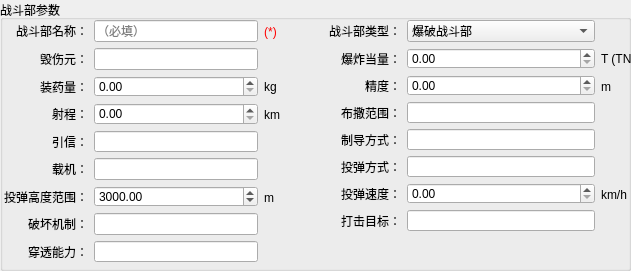
  <widget class="QGroupBox" name="gb_warhead">
   <property name="geometry">
    <rect>
     <x>10</x>
     <y>320</y>
     <width>631</width>
     <height>271</height>
    </rect>
   </property>
   <property name="title">
    <string>战斗部参数</string>
   </property>
   <widget class="QWidget" name="layoutWidget">
    <property name="geometry">
     <rect>
      <x>4</x>
      <y>20</y>
      <width>291</width>
      <height>242</height>
     </rect>
    </property>
    <layout class="QGridLayout" name="gridLayout_6">
     <item row="0" column="0">
      <widget class="QLabel" name="lbl_warhead_name">
       <property name="text">
        <string>战斗部名称：</string>
       </property>
       <property name="alignment">
        <set>Qt::AlignRight|Qt::AlignTrailing|Qt::AlignVCenter</set>
       </property>
      </widget>
     </item>
     <item row="0" column="1">
      <widget class="QLineEdit" name="ed_warhead_name">
       <property name="placeholderText">
        <string>（必填）</string>
       </property>
      </widget>
     </item>
     <item row="0" column="2">
      <widget class="QLabel" name="label_37">
       <property name="minimumSize">
        <size>
         <width>13</width>
         <height>23</height>
        </size>
       </property>
       <property name="maximumSize">
        <size>
         <width>13</width>
         <height>23</height>
        </size>
       </property>
       <property name="styleSheet">
        <string notr="true">color:rgba(255, 0, 0, 255)</string>
       </property>
       <property name="text">
        <string>(*)</string>
       </property>
       <property name="alignment">
        <set>Qt::AlignCenter</set>
       </property>
      </widget>
     </item>
     <item row="1" column="0">
      <widget class="QLabel" name="lbl_destroy_el">
       <property name="text">
        <string>毁伤元：</string>
       </property>
       <property name="alignment">
        <set>Qt::AlignRight|Qt::AlignTrailing|Qt::AlignVCenter</set>
       </property>
      </widget>
     </item>
     <item row="1" column="1">
      <widget class="QLineEdit" name="ed_destroy_el"/>
     </item>
     <item row="2" column="0">
      <widget class="QLabel" name="lbl_exp_payload">
       <property name="text">
        <string>装药量：</string>
       </property>
       <property name="alignment">
        <set>Qt::AlignRight|Qt::AlignTrailing|Qt::AlignVCenter</set>
       </property>
      </widget>
     </item>
     <item row="2" column="2">
      <widget class="QLabel" name="label_34">
       <property name="sizePolicy">
        <sizepolicy hsizetype="Minimum" vsizetype="Preferred">
         <horstretch>0</horstretch>
         <verstretch>0</verstretch>
        </sizepolicy>
       </property>
       <property name="minimumSize">
        <size>
         <width>25</width>
         <height>23</height>
        </size>
       </property>
       <property name="maximumSize">
        <size>
         <width>31</width>
         <height>23</height>
        </size>
       </property>
       <property name="styleSheet">
        <string notr="true"/>
       </property>
       <property name="text">
        <string>&lt;html&gt;&lt;head/&gt;&lt;body&gt;&lt;p&gt;kg&lt;/p&gt;&lt;/body&gt;&lt;/html&gt;</string>
       </property>
       <property name="alignment">
        <set>Qt::AlignLeading|Qt::AlignLeft|Qt::AlignVCenter</set>
       </property>
      </widget>
     </item>
     <item row="3" column="0">
      <widget class="QLabel" name="lbl_range">
       <property name="text">
        <string>射程：</string>
       </property>
       <property name="alignment">
        <set>Qt::AlignRight|Qt::AlignTrailing|Qt::AlignVCenter</set>
       </property>
      </widget>
     </item>
     <item row="3" column="2">
      <widget class="QLabel" name="label_9">
       <property name="minimumSize">
        <size>
         <width>31</width>
         <height>23</height>
        </size>
       </property>
       <property name="maximumSize">
        <size>
         <width>31</width>
         <height>23</height>
        </size>
       </property>
       <property name="styleSheet">
        <string notr="true"/>
       </property>
       <property name="text">
        <string>km</string>
       </property>
       <property name="alignment">
        <set>Qt::AlignLeading|Qt::AlignLeft|Qt::AlignVCenter</set>
       </property>
      </widget>
     </item>
     <item row="4" column="0">
      <widget class="QLabel" name="lbl_fuze">
       <property name="text">
        <string>引信：</string>
       </property>
       <property name="alignment">
        <set>Qt::AlignRight|Qt::AlignTrailing|Qt::AlignVCenter</set>
       </property>
      </widget>
     </item>
     <item row="4" column="1">
      <widget class="QLineEdit" name="ed_fuze"/>
     </item>
     <item row="5" column="0">
      <widget class="QLabel" name="lbl_carrier">
       <property name="text">
        <string>载机：</string>
       </property>
       <property name="alignment">
        <set>Qt::AlignRight|Qt::AlignTrailing|Qt::AlignVCenter</set>
       </property>
      </widget>
     </item>
     <item row="5" column="1">
      <widget class="QLineEdit" name="ed_carrier"/>
     </item>
     <item row="6" column="0">
      <widget class="QLabel" name="lbl_drop_h">
       <property name="text">
        <string>投弹高度范围：</string>
       </property>
       <property name="alignment">
        <set>Qt::AlignRight|Qt::AlignTrailing|Qt::AlignVCenter</set>
       </property>
      </widget>
     </item>
     <item row="6" column="2">
      <widget class="QLabel" name="label_11">
       <property name="minimumSize">
        <size>
         <width>31</width>
         <height>23</height>
        </size>
       </property>
       <property name="maximumSize">
        <size>
         <width>31</width>
         <height>23</height>
        </size>
       </property>
       <property name="styleSheet">
        <string notr="true"/>
       </property>
       <property name="text">
        <string>m</string>
       </property>
       <property name="alignment">
        <set>Qt::AlignLeading|Qt::AlignLeft|Qt::AlignVCenter</set>
       </property>
      </widget>
     </item>
     <item row="7" column="0">
      <widget class="QLabel" name="lbl_destroy_mec">
       <property name="text">
        <string>破坏机制：</string>
       </property>
       <property name="alignment">
        <set>Qt::AlignRight|Qt::AlignTrailing|Qt::AlignVCenter</set>
       </property>
      </widget>
     </item>
     <item row="7" column="1">
      <widget class="QLineEdit" name="ed_destroy_mec"/>
     </item>
     <item row="8" column="0">
      <widget class="QLabel" name="lbl_penetration">
       <property name="text">
        <string>穿透能力：</string>
       </property>
       <property name="alignment">
        <set>Qt::AlignRight|Qt::AlignTrailing|Qt::AlignVCenter</set>
       </property>
      </widget>
     </item>
     <item row="8" column="1">
      <widget class="QLineEdit" name="ed_penetration"/>
     </item>
     <item row="6" column="1">
      <widget class="QDoubleSpinBox" name="ed_drop_h">
       <property name="maximum">
        <double>20000.000000000000000</double>
       </property>
       <property name="value">
        <double>3000.000000000000000</double>
       </property>
      </widget>
     </item>
     <item row="3" column="1">
      <widget class="QDoubleSpinBox" name="ed_range">
       <property name="maximum">
        <double>20000.000000000000000</double>
       </property>
       <property name="value">
        <double>0.000000000000000</double>
       </property>
      </widget>
     </item>
     <item row="2" column="1">
      <widget class="QDoubleSpinBox" name="ed_exp_payload">
       <property name="maximum">
        <double>20000.000000000000000</double>
       </property>
       <property name="value">
        <double>0.000000000000000</double>
       </property>
      </widget>
     </item>
    </layout>
   </widget>
   <widget class="QWidget" name="layoutWidget">
    <property name="geometry">
     <rect>
      <x>329</x>
      <y>20</y>
      <width>314</width>
      <height>211</height>
     </rect>
    </property>
    <layout class="QGridLayout" name="gridLayout_7">
     <item row="0" column="0">
      <widget class="QLabel" name="lbl_wh">
       <property name="text">
        <string>战斗部类型：</string>
       </property>
       <property name="alignment">
        <set>Qt::AlignRight|Qt::AlignTrailing|Qt::AlignVCenter</set>
       </property>
      </widget>
     </item>
     <item row="0" column="1">
      <widget class="QComboBox" name="cmb_warhead">
       <property name="editable">
        <bool>false</bool>
       </property>
       <property name="currentText">
        <string>爆破战斗部</string>
       </property>
       <item>
        <property name="text">
         <string>爆破战斗部</string>
        </property>
       </item>
       <item>
        <property name="text">
         <string>聚能穿甲战斗部</string>
        </property>
       </item>
       <item>
        <property name="text">
         <string>破片战斗部</string>
        </property>
       </item>
       <item>
        <property name="text">
         <string>钻地侵彻战斗部</string>
        </property>
       </item>
       <item>
        <property name="text">
         <string>子母弹战斗部（ 爆破子弹）</string>
        </property>
       </item>
       <item>
        <property name="text">
         <string>子母弹战斗部（聚能穿甲子弹）</string>
        </property>
       </item>
       <item>
        <property name="text">
         <string>子母弹战斗部（破片子弹）</string>
        </property>
       </item>
      </widget>
     </item>
     <item row="1" column="0">
      <widget class="QLabel" name="lbl_charge">
       <property name="text">
        <string>爆炸当量：</string>
       </property>
       <property name="alignment">
        <set>Qt::AlignRight|Qt::AlignTrailing|Qt::AlignVCenter</set>
       </property>
      </widget>
     </item>
     <item row="1" column="2">
      <widget class="QLabel" name="label_8">
       <property name="minimumSize">
        <size>
         <width>0</width>
         <height>0</height>
        </size>
       </property>
       <property name="maximumSize">
        <size>
         <width>100</width>
         <height>100</height>
        </size>
       </property>
       <property name="styleSheet">
        <string notr="true"/>
       </property>
       <property name="text">
        <string>T (TNT)</string>
       </property>
       <property name="alignment">
        <set>Qt::AlignLeading|Qt::AlignLeft|Qt::AlignVCenter</set>
       </property>
      </widget>
     </item>
     <item row="2" column="0">
      <widget class="QLabel" name="lbl_precision">
       <property name="text">
        <string>精度：</string>
       </property>
       <property name="alignment">
        <set>Qt::AlignRight|Qt::AlignTrailing|Qt::AlignVCenter</set>
       </property>
      </widget>
     </item>
     <item row="2" column="2">
      <widget class="QLabel" name="label_10">
       <property name="minimumSize">
        <size>
         <width>31</width>
         <height>23</height>
        </size>
       </property>
       <property name="maximumSize">
        <size>
         <width>31</width>
         <height>23</height>
        </size>
       </property>
       <property name="styleSheet">
        <string notr="true"/>
       </property>
       <property name="text">
        <string>m</string>
       </property>
       <property name="alignment">
        <set>Qt::AlignLeading|Qt::AlignLeft|Qt::AlignVCenter</set>
       </property>
      </widget>
     </item>
     <item row="3" column="0">
      <widget class="QLabel" name="lbl_coverage_ar">
       <property name="text">
        <string>布撒范围：</string>
       </property>
       <property name="alignment">
        <set>Qt::AlignRight|Qt::AlignTrailing|Qt::AlignVCenter</set>
       </property>
      </widget>
     </item>
     <item row="3" column="1">
      <widget class="QLineEdit" name="ed_coverage_ar">
       <property name="text">
        <string/>
       </property>
      </widget>
     </item>
     <item row="4" column="0">
      <widget class="QLabel" name="lbl_guidance">
       <property name="text">
        <string>制导方式：</string>
       </property>
       <property name="alignment">
        <set>Qt::AlignRight|Qt::AlignTrailing|Qt::AlignVCenter</set>
       </property>
      </widget>
     </item>
     <item row="4" column="1">
      <widget class="QLineEdit" name="ed_guidance"/>
     </item>
     <item row="5" column="0">
      <widget class="QLabel" name="lbl_drop_mode">
       <property name="text">
        <string>投弹方式：</string>
       </property>
       <property name="alignment">
        <set>Qt::AlignRight|Qt::AlignTrailing|Qt::AlignVCenter</set>
       </property>
      </widget>
     </item>
     <item row="5" column="1">
      <widget class="QLineEdit" name="ed_drop_mode"/>
     </item>
     <item row="6" column="0">
      <widget class="QLabel" name="lbl_drop_speed">
       <property name="text">
        <string>投弹速度：</string>
       </property>
       <property name="alignment">
        <set>Qt::AlignRight|Qt::AlignTrailing|Qt::AlignVCenter</set>
       </property>
      </widget>
     </item>
     <item row="6" column="2">
      <widget class="QLabel" name="label_30">
       <property name="minimumSize">
        <size>
         <width>31</width>
         <height>23</height>
        </size>
       </property>
       <property name="maximumSize">
        <size>
         <width>31</width>
         <height>23</height>
        </size>
       </property>
       <property name="styleSheet">
        <string notr="true"/>
       </property>
       <property name="text">
        <string>km/h</string>
       </property>
       <property name="alignment">
        <set>Qt::AlignLeading|Qt::AlignLeft|Qt::AlignVCenter</set>
       </property>
      </widget>
     </item>
     <item row="7" column="0">
      <widget class="QLabel" name="lbl_target">
       <property name="text">
        <string>打击目标：</string>
       </property>
       <property name="alignment">
        <set>Qt::AlignRight|Qt::AlignTrailing|Qt::AlignVCenter</set>
       </property>
      </widget>
     </item>
     <item row="7" column="1">
      <widget class="QLineEdit" name="ed_target"/>
     </item>
     <item row="1" column="1">
      <widget class="QDoubleSpinBox" name="ed_charge">
       <property name="maximum">
        <double>20000.000000000000000</double>
       </property>
       <property name="value">
        <double>0.000000000000000</double>
       </property>
      </widget>
     </item>
     <item row="6" column="1">
      <widget class="QDoubleSpinBox" name="ed_drop_speed">
       <property name="maximum">
        <double>20000.000000000000000</double>
       </property>
       <property name="value">
        <double>0.000000000000000</double>
       </property>
      </widget>
     </item>
     <item row="2" column="1">
      <widget class="QDoubleSpinBox" name="ed_precision">
       <property name="maximum">
        <double>20000.000000000000000</double>
       </property>
       <property name="value">
        <double>0.000000000000000</double>
       </property>
      </widget>
     </item>
    </layout>
   </widget>
  </widget>
